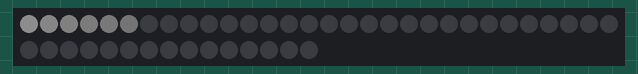
Simulated run of this sketch. Board: ESP8266 (NodeMCU). On the bench: 45 RGB LEDs in strip order, left to right, continuing on the next row. Dim RGB values are drawn brighter than linear.

Above: at 0.45 s.
At 5.25 s:
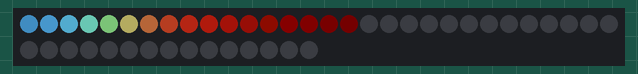
At 10.06 s:
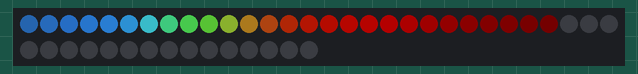
At 19.97 s:
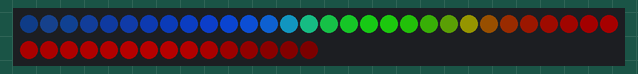
At 29.88 s:
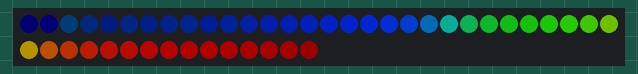
At 39.79 s:
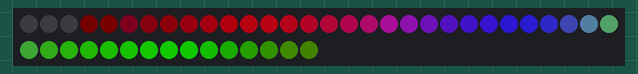

The sketch:

filtro_lineal_cadencias_led_RBG_espMini.ino
```cpp
#include <Adafruit_NeoPixel.h>
#ifdef __AVR__
#include <avr/power.h> // Required for 16 MHz Adafruit Trinket
#endif

#define CANT_LEDS 45
int LED_PIN = D6 ;
int cantPixeles =  CANT_LEDS;
float  sumatoriasR[CANT_LEDS];
float  sumatoriasG[CANT_LEDS];
float  sumatoriasB[CANT_LEDS];
float f = 0.995;
float potencia = 20; // para la ecuacion de inversa de la distancia
float thresh = .0; //en num normalizados
float brilloGeneral = 1. ;
long marcaTiempoR, marcaTiempoG, marcaTiempoB;
long tiempoActual;
long marcaTiempoFrec, muestreo = 25;
int esperaR = 500, esperaG = 1000 , esperaB = 1500;
int indiceR = 0;
int indiceG = 0;
int indiceB = 0;
//float frecSeno = 0.0005;
bool direccionR = true;
bool direccionG = true;
bool direccionB = true;
bool rampa = false;

Adafruit_NeoPixel strip(cantPixeles, LED_PIN, NEO_GRB + NEO_KHZ800);

void setup() {
  // put your setup code here, to run once:
  strip.begin();           // INITIALIZE NeoPixel strip object (REQUIRED)
  strip.show();            // Turn OFF all pixels ASAP
  tiempoActual = millis();
  marcaTiempoR = tiempoActual;
  marcaTiempoG = tiempoActual;
  marcaTiempoB = tiempoActual;
  marcaTiempoFrec = tiempoActual;
  Serial.begin(115200);

  for (int i = 0 ; i < cantPixeles; i++) {
    sumatoriasR[i] = 0.;
    sumatoriasG[i] = 0.;
    sumatoriasB[i] = 0.;
  }
}

void loop() {
  // put your main code here, to run repeatedly:
  tiempoActual = millis();

  //contador desplazamiento led
  if (tiempoActual > marcaTiempoR + esperaR) {
    if (rampa) {
      indiceR++;
      if (indiceR == cantPixeles - 1)indiceR = 0;
    } else {
      if (indiceR == cantPixeles - 1)direccionR = !direccionR;
      if (indiceR == 0 && !direccionR)direccionR = !direccionR;
      if (direccionR)indiceR ++;
      else indiceR--;
    }
    marcaTiempoR = millis();
  }
  if (tiempoActual > marcaTiempoG + esperaG) {
    if (rampa) {
      indiceG++;
      if (indiceG == cantPixeles - 1)indiceG = 0;
    } else {
      if (indiceG == cantPixeles - 1)direccionG = !direccionG;
      if (indiceG == 0 && !direccionG)direccionG = !direccionG;
      if (direccionG)indiceG ++;
      else indiceG--;
    }
    marcaTiempoG = millis();
  }
  if (tiempoActual > marcaTiempoB + esperaB) {
    if (rampa) {
      indiceB++;
      if (indiceB == cantPixeles - 1)indiceB = 0;
    } else {
      if (indiceB == cantPixeles - 1)direccionB = !direccionB;
      if (indiceB == 0 && !direccionB)direccionB = !direccionB;
      if (direccionB)indiceB ++;
      else indiceB--;
    }
    marcaTiempoB = millis();
  }
  //(cantPixeles - 1) - indice
  // contador muestreo de brillo y led
  if (tiempoActual > marcaTiempoFrec + muestreo) {
    for (int i = 0 ; i < cantPixeles; i++) {

      // float brillo = (sin(float(tiempoActual) * frecSeno * PI * 2. ) * 0.5 + .5) * 255.;
      float r = pow((float(cantPixeles - 1) - abs(i - indiceR)) / float(cantPixeles - 1), potencia) ;
      float g = pow((float(cantPixeles - 1) - abs(i - indiceG)) / float(cantPixeles - 1), potencia) ;
      float b = pow((float(cantPixeles - 1) - abs(i - indiceB)) / float(cantPixeles - 1), potencia) ;

      if (r <= thresh) r = 0.0;
      if (g <= thresh) g = 0.0;
      if (b <= thresh) b = 0.0;

      r *= 255. *brilloGeneral ;
      g *= 255. *brilloGeneral ;
      b *= 255. *brilloGeneral ;

      sumatoriasR[i] =  sumatoriasR[i]*f +  (1.-f)*r;
      sumatoriasG[i] =  sumatoriasG[i]*f +  (1.-f)*g;
      sumatoriasB[i] =  sumatoriasB[i]*f +  (1.-f)*b;
      strip.setPixelColor(i, strip.Color(  sumatoriasR[i], sumatoriasG[i], sumatoriasB[i]));         //  Set pixel's color (in RAM)
    }
    strip.show();

    marcaTiempoFrec = tiempoActual;
  }
}
```
